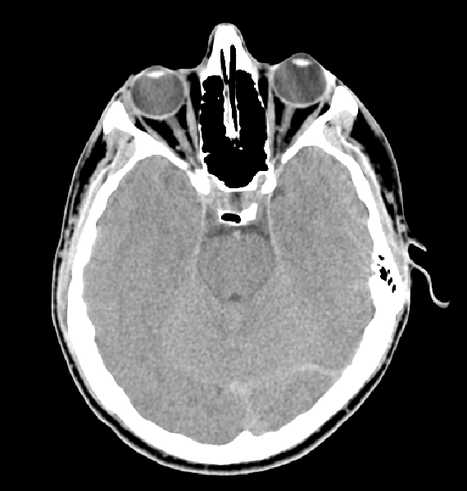
#> input picture img3.tif, 467 x 491 px, shrunk from 570 x 600 before the run, found by its file name
$ jupyter execute lesson3.ipynb
#> lines starting #> are read from the running program, lines starting #| are printed output that depends on the picture
[cell 1]
# Robert
import random
from PIL import Image, ImageDraw
import math
import matplotlib.pyplot as plt
import matplotlib.image as mpimg
import numpy as np

image = Image.open("img3.tif") #Открываем изображение.
#> image is the input picture: PIL image 467x491 L; min 0, max 255, mean 84.7

width = image.size[0] #Определяем ширину.
#> width = 467
height = image.size[1] #Определяем высоту.
#> height = 491


imgnew  = Image.new( mode = "L", size = (width, height) )
#> imgnew: PIL image 467x491 L; every value is 0
imgnew2  = Image.new( mode = "L", size = (width, height) )

pix = image.load()

imgnewpix=imgnew.load()
imgnewpix2=imgnew2.load()

filtr=np.array([
    [-1,-2,-1],
    [0,0,0],
    [1,2,1]
], dtype=np.int8)

filtr1=np.array([[-1,0,1],[-2,0,2],[-1,0,1]], dtype=np.int8)
#filtr=np.array([[1,1,1],[1,-8,1],[1,1,1]], dtype=np.int8)

filtrsum=np.sum(filtr)
print(filtr)
for i in range(1,width-2):
    for j in range(1,height-2):
        imgnewpix[i,j]=0
        if (pix[i, j-1] == 0 and  pix[i, j+1] == 0 ) or (pix[i+1, j] == 0 and  pix[i, j+1] == 0 ) or (pix[i-1, j] == 0 and  pix[i, j+1] == 0 ) or (pix[i+1, j] == 0 and  pix[i, j+1] == 0 ) :
            imgnewpix[i,j]=255
        else:
            imgnewpix[i,j]=0
            # imgnewpix[i,j]=int(abs(255-pix[i,j]))
            # imgnewpix[i,j]=int(abs(0-pix[i,j]))

for i in range(0,width):
    for j in range(0,height):
        imgnewpix2[i,j]=int(abs(pix[i, j]-imgnewpix[i,j]))


fig = plt.figure(figsize=(10, 7))

rows, columns=(1,3)


fig.add_subplot(rows, columns, 1)
# showing image
plt.imshow(image,cmap='gray')
plt.axis('off')
plt.title("Berilgan")

fig.add_subplot(rows, columns, 2)
# showing image
plt.imshow(imgnew,cmap='gray')
plt.axis('off')
plt.title("Ishlangan")

fig.add_subplot(rows, columns, 3)
# showing image
plt.imshow(imgnew2,cmap='gray')
plt.axis('off')
plt.title("Ishlangan")


print("Tugadi")
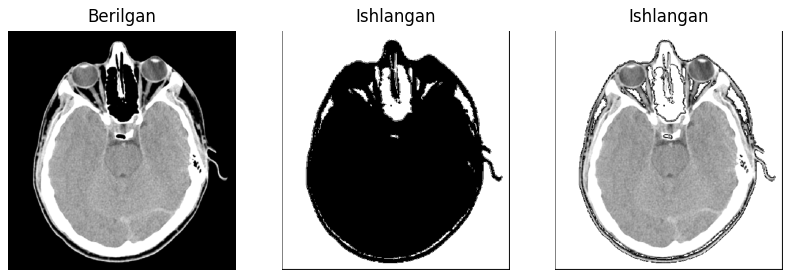
#> figure drawn by matplotlib, 3 panels

[cell 2]
import cv2 as cv
import sys
img = cv.imread(cv.samples.findFile("img2.jpg"))
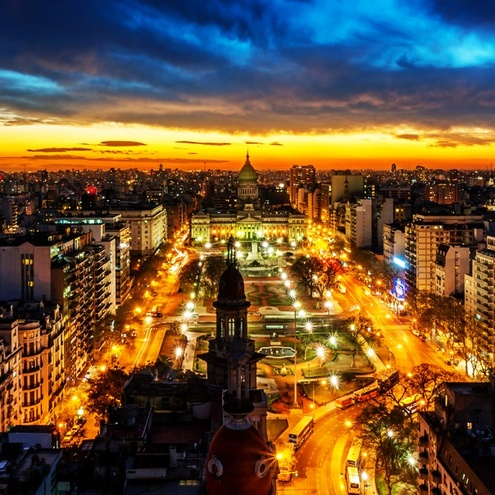
#> input picture img2.jpg, 495 x 495 px, shrunk from 604 x 604 before the run, found by its file name
#> img is the input picture: shape (495, 495, 3); mean B, G, R 55.9, 84.4, 107.5
if img is None:
    sys.exit("Could not read the image.")
cv.imshow("Display window", img)
k = cv.waitKey(0)
#> (key Esc is pressed here)
if k == ord("s"):
    cv.imwrite("starry_night.png", img)

[cell 3]
# Robert
import random
from PIL import Image, ImageDraw #Подключим необходимые библиотеки.
import math

import matplotlib.pyplot as plt
import matplotlib.image as mpimg

import numpy as np


#mode = int(input('mode:')) #Считываем номер преобразования.
image = Image.open("img3.tif") #Открываем изображение.

width = image.size[0] #Определяем ширину.
height = image.size[1] #Определяем высоту.


imgnew  = Image.new( mode = "L", size = (width, height) )
dark_image_grey_fourier = np.fft.fftshift(np.fft.fft2(image))

dark_image_grey_fourier = 10*np.log(np.abs(dark_image_grey_fourier))
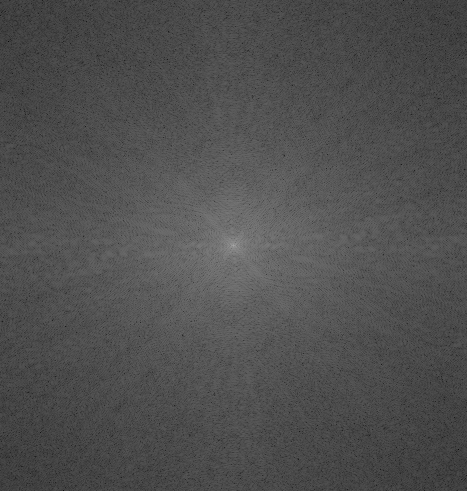
#> dark_image_grey_fourier: shape (491, 467) float64; min 8.4, max 167.8, mean 79.6
plt.subplot(121),plt.imshow(image, cmap = 'gray')
plt.title('Input Image'), plt.xticks([]), plt.yticks([])
plt.subplot(122),plt.imshow(dark_image_grey_fourier, cmap = 'gray')
plt.title('Magnitude Spectrum'), plt.xticks([]), plt.yticks([])
plt.show()
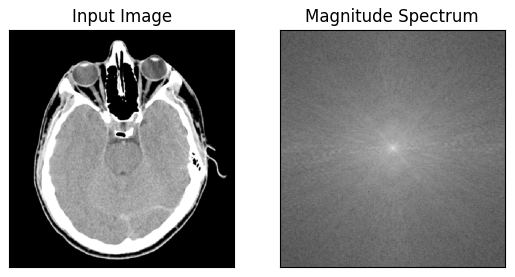
#> figure drawn by matplotlib, 2 panels

[cell 4]
# Robert
import random
from PIL import Image, ImageDraw #Подключим необходимые библиотеки.
import math

import matplotlib.pyplot as plt
import matplotlib.image as mpimg

import numpy as np


#mode = int(input('mode:')) #Считываем номер преобразования.
image = Image.open("img4.tif") #Открываем изображение.
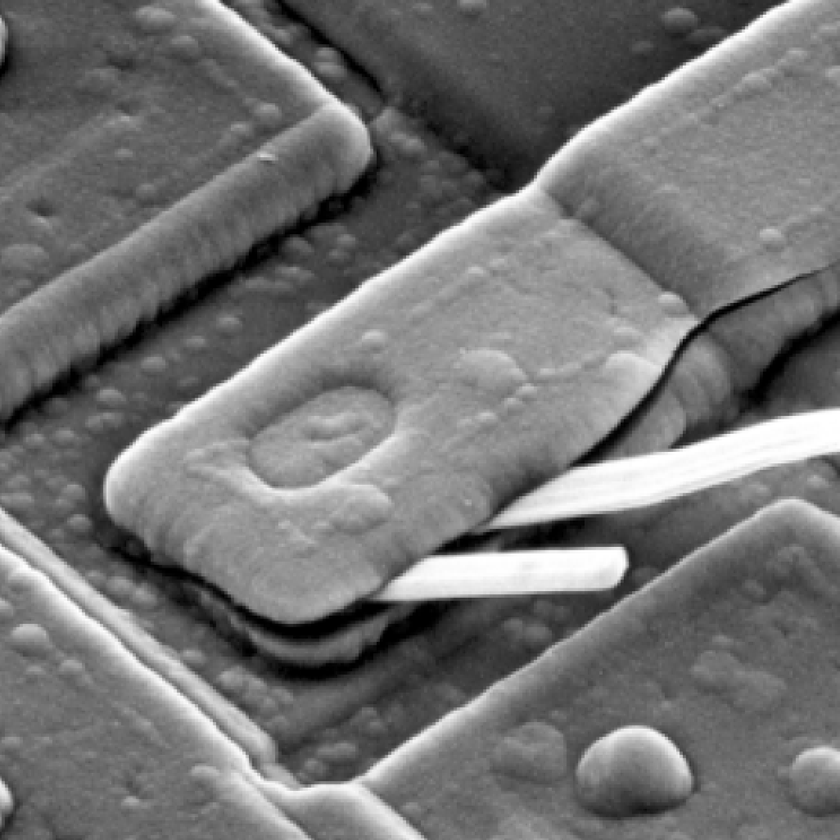
#> input picture img4.tif, 840 x 840 px, shrunk from 1026 x 1026 before the run, found by its file name
#> image is the input picture: PIL image 840x840 L; min 0, max 255, mean 115.6

width = image.size[0] #Определяем ширину.
#> width = 840
height = image.size[1] #Определяем высоту.
#> height = 840


imgnew  = Image.new( mode = "L", size = (width, height) )
#> imgnew: PIL image 840x840 L; every value is 0
dark_image_grey_fourier = np.fft.fftshift(np.fft.fft2(image))

dark_image_grey_fourier = 10*np.log(np.abs(dark_image_grey_fourier))
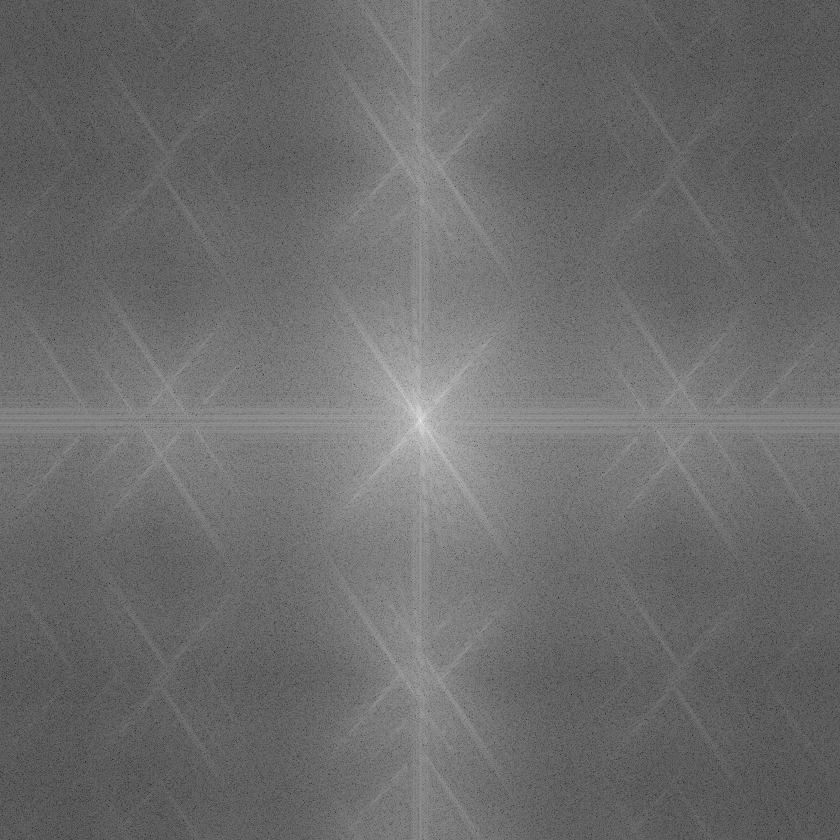
#> dark_image_grey_fourier: shape (840, 840) float64; min -15.13, max 182.2, mean 69.1; drawn with min black and max white
plt.subplot(121),plt.imshow(image, cmap = 'gray')
plt.title('Input Image'), plt.xticks([]), plt.yticks([])
plt.subplot(122),plt.imshow(dark_image_grey_fourier, cmap = 'gray')
plt.title('Magnitude Spectrum'), plt.xticks([]), plt.yticks([])
plt.show()

[cell 5]
# Battervort past chastotali tasvirlarga ishlov berish
import cv2
import numpy as np
import matplotlib.pyplot as plt


# Robert
import random
from PIL import Image, ImageDraw #Подключим необходимые библиотеки.
import math

import matplotlib.pyplot as plt
import matplotlib.image as mpimg

import numpy as np


#mode = int(input('mode:')) #Считываем номер преобразования.
f = Image.open("img4.tif") #Открываем изображение.
# original image
#f = cv2.imread("/Users/alisher/Desktop/DIP3E_Original_Images_CH04/Fig0429(a)(blown_ic).tif",0)

fig = plt.figure(figsize=(10, 10))

rows, columns=(4,3)

fig.add_subplot(rows, columns, 1)

plt.imshow(f, cmap='gray')
plt.axis('off')
plt.title("Berilgan tasvir")


# image in frequency domain
F = np.fft.fft2(f)

fig.add_subplot(rows, columns,2)
plt.imshow(np.log1p(np.abs(F)),
           cmap='gray')
plt.axis('off')
plt.title("Tasvir spektri")

fig.add_subplot(rows, columns, 3)
Fshift = np.fft.fftshift(F)
plt.imshow(np.log1p(np.abs(Fshift)),
           cmap='gray')
plt.axis('off')
plt.title("Tasvir spektrini o`rtachalashtirish")

# Filter: Low pass filter
#M,N = f.shape

M = image.size[1] #Определяем ширину.
#> M = 840
N = image.size[0] #Определяем высоту.
#> N = 840


H = np.zeros((M,N), dtype=np.float32)

D0 = 50
n=1
for u in range(M):
    for v in range(N):
        D = np.sqrt((u-M/2)**2 + (v-N/2)**2)
        H[u,v] = 1/(1+(D/D0)**(2*n))
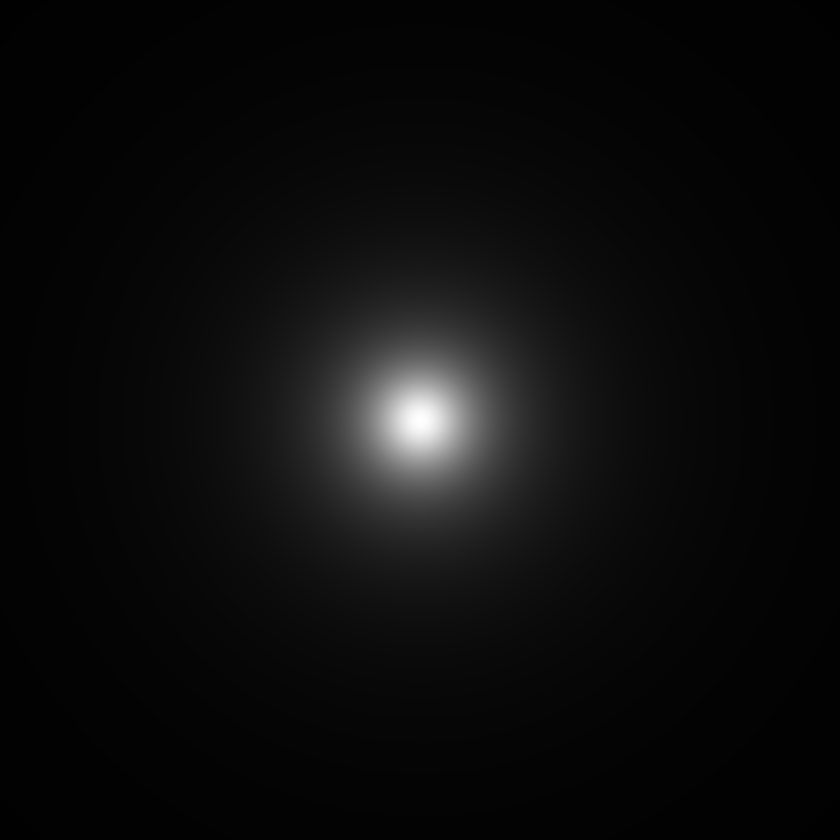
#> H: shape (840, 840) float32; min 0.00704, max 1, mean 0.05


fig.add_subplot(rows, columns, 4)
plt.imshow(H, cmap='gray')
plt.axis('off')
plt.title("Filtr tasviri")

# Ideal Low Pass Filtering
Gshift = Fshift * H

fig.add_subplot(rows, columns, 5)
plt.imshow(np.log1p(np.abs(Gshift)),
           cmap='gray')
plt.axis('off')
plt.title("Tasvirga filtr  ko`paytmasi tasviri")

# Inverse Fourier Transform
G = np.fft.ifftshift(Gshift)

fig.add_subplot(rows, columns, 6)
plt.imshow(np.log1p(np.abs(G)),
           cmap='gray')
plt.axis('off')
plt.title("O`rtachalashtirilgan tasvir")

g = np.abs(np.fft.ifft2(G))
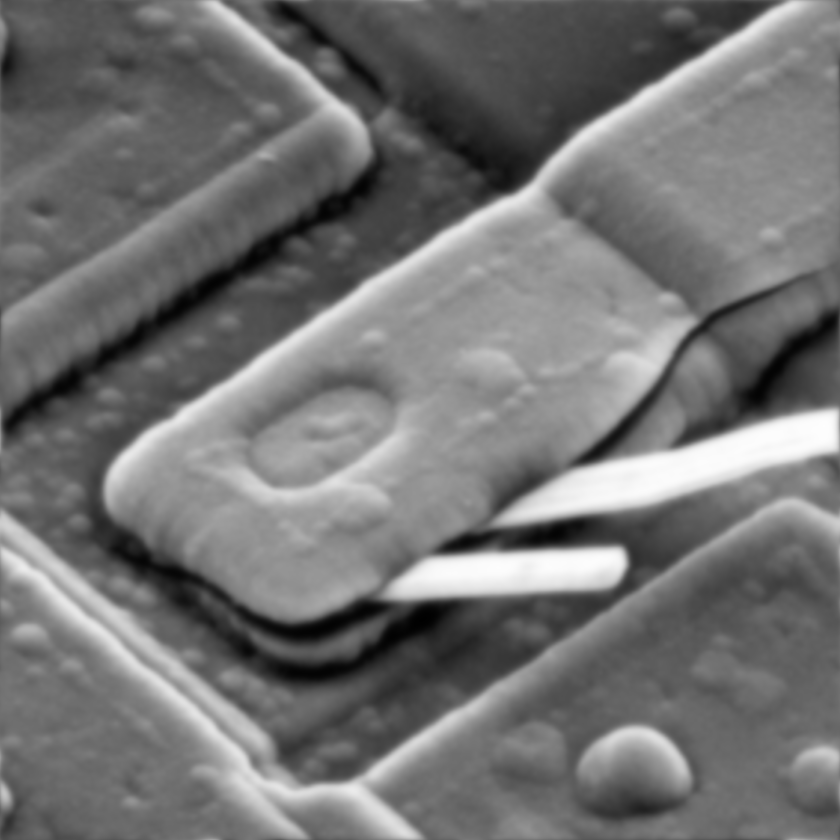
#> g: shape (840, 840) float64; min 0.811, max 254, mean 115.6

fig.add_subplot(rows, columns, 7)
plt.imshow(g, cmap='gray')
plt.axis('off')
plt.title("Ishlov berilgan tasvir")


# Filter: High pass filter
H = 1 - H
fig.add_subplot(rows, columns, 8)
plt.imshow(H, cmap='gray')
plt.axis('off')
plt.title("Filtr inkor tasviri")

# Ideal High Pass Filtering
Gshift = Fshift * H

fig.add_subplot(rows, columns, 9)
plt.imshow(np.log1p(np.abs(Gshift)),
           cmap='gray')
plt.axis('off')
plt.title("Tasvirga filtr  ko`paytmasi tasviri")

# Inverse Fourier Transform
G = np.fft.ifftshift(Gshift)
fig.add_subplot(rows, columns, 10)
plt.imshow(np.log1p(np.abs(G)),
           cmap='gray')
plt.axis('off')
plt.title("O`rtachalashtirilgan tasvir")

fig.add_subplot(rows, columns, 11)
g = np.abs(np.fft.ifft2(G))
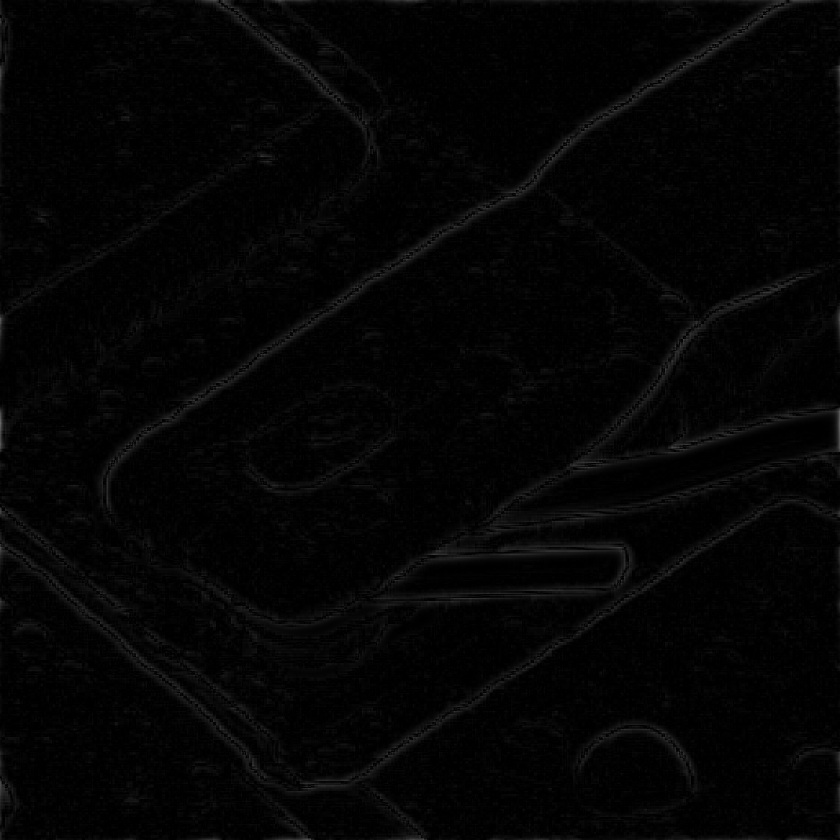
#> g: shape (840, 840) float64; min 3.15e-06, max 107.6, mean 4.9
plt.imshow(g, cmap='gray')
plt.axis('off')
plt.title("Inkor filtr bilan ishlov berilgan tasvir")
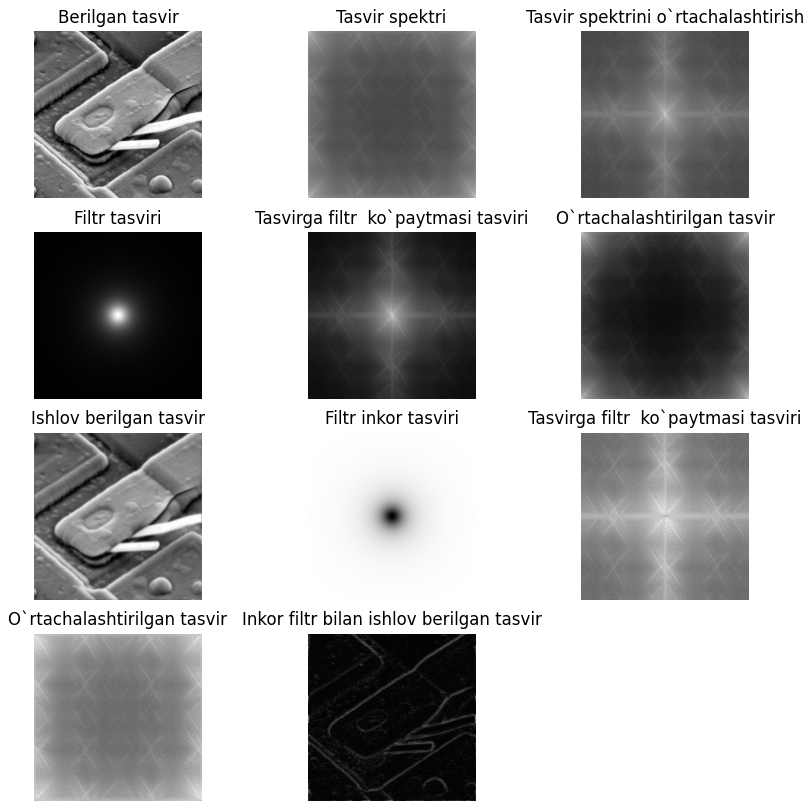
#> figure drawn by matplotlib, 11 panels
